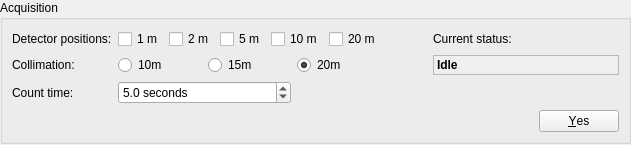
<?xml version="1.0" encoding="UTF-8"?>
<ui version="4.0">
 <class>Form</class>
 <widget class="QWidget" name="Form">
  <property name="geometry">
   <rect>
    <x>0</x>
    <y>0</y>
    <width>631</width>
    <height>145</height>
   </rect>
  </property>
  <property name="sizePolicy">
   <sizepolicy hsizetype="Preferred" vsizetype="Fixed">
    <horstretch>0</horstretch>
    <verstretch>0</verstretch>
   </sizepolicy>
  </property>
  <property name="windowTitle">
   <string>Live data</string>
  </property>
  <layout class="QVBoxLayout" name="verticalLayout">
   <property name="margin">
    <number>0</number>
   </property>
   <item>
    <widget class="QGroupBox" name="groupBox">
     <property name="sizePolicy">
      <sizepolicy hsizetype="Preferred" vsizetype="Fixed">
       <horstretch>0</horstretch>
       <verstretch>0</verstretch>
      </sizepolicy>
     </property>
     <property name="title">
      <string>Acquisition</string>
     </property>
     <layout class="QGridLayout" name="gridLayout">
      <item row="0" column="0">
       <widget class="QLabel" name="label_4">
        <property name="text">
         <string>Detector positions:</string>
        </property>
       </widget>
      </item>
      <item row="1" column="2">
       <widget class="QRadioButton" name="coll15">
        <property name="text">
         <string>15m</string>
        </property>
       </widget>
      </item>
      <item row="1" column="1">
       <widget class="QRadioButton" name="coll10">
        <property name="text">
         <string>10m</string>
        </property>
       </widget>
      </item>
      <item row="1" column="3">
       <widget class="QRadioButton" name="coll20">
        <property name="text">
         <string>20m</string>
        </property>
        <property name="checked">
         <bool>true</bool>
        </property>
       </widget>
      </item>
      <item row="2" column="1" colspan="2">
       <widget class="QDoubleSpinBox" name="ctime">
        <property name="suffix">
         <string> seconds</string>
        </property>
        <property name="decimals">
         <number>1</number>
        </property>
        <property name="maximum">
         <double>100000.000000000000000</double>
        </property>
        <property name="value">
         <double>5.000000000000000</double>
        </property>
       </widget>
      </item>
      <item row="1" column="0">
       <widget class="QLabel" name="label_5">
        <property name="text">
         <string>Collimation:</string>
        </property>
       </widget>
      </item>
      <item row="2" column="0">
       <widget class="QLabel" name="label_2">
        <property name="text">
         <string>Count time:</string>
        </property>
       </widget>
      </item>
      <item row="0" column="5">
       <widget class="QLabel" name="label_3">
        <property name="text">
         <string>Current status:</string>
        </property>
       </widget>
      </item>
      <item row="1" column="5">
       <widget class="QLabel" name="curstatus">
        <property name="sizePolicy">
         <sizepolicy hsizetype="Expanding" vsizetype="Preferred">
          <horstretch>0</horstretch>
          <verstretch>0</verstretch>
         </sizepolicy>
        </property>
        <property name="font">
         <font>
          <bold>true</bold>
         </font>
        </property>
        <property name="autoFillBackground">
         <bool>true</bool>
        </property>
        <property name="frameShape">
         <enum>QFrame::StyledPanel</enum>
        </property>
        <property name="frameShadow">
         <enum>QFrame::Sunken</enum>
        </property>
        <property name="text">
         <string>Idle</string>
        </property>
        <property name="margin">
         <number>3</number>
        </property>
       </widget>
      </item>
      <item row="1" column="4">
       <spacer name="horizontalSpacer">
        <property name="orientation">
         <enum>Qt::Horizontal</enum>
        </property>
        <property name="sizeType">
         <enum>QSizePolicy::Fixed</enum>
        </property>
        <property name="sizeHint" stdset="0">
         <size>
          <width>40</width>
          <height>20</height>
         </size>
        </property>
       </spacer>
      </item>
      <item row="0" column="1" colspan="3">
       <layout class="QHBoxLayout" name="horizontalLayout">
        <item>
         <widget class="QCheckBox" name="dp1m">
          <property name="text">
           <string>1 m</string>
          </property>
          <property name="checked">
           <bool>false</bool>
          </property>
         </widget>
        </item>
        <item>
         <widget class="QCheckBox" name="dp2m">
          <property name="text">
           <string>2 m</string>
          </property>
         </widget>
        </item>
        <item>
         <widget class="QCheckBox" name="dp5m">
          <property name="text">
           <string>5 m</string>
          </property>
         </widget>
        </item>
        <item>
         <widget class="QCheckBox" name="dp10m">
          <property name="text">
           <string>10 m</string>
          </property>
         </widget>
        </item>
        <item>
         <widget class="QCheckBox" name="dp20m">
          <property name="text">
           <string>20 m</string>
          </property>
         </widget>
        </item>
       </layout>
      </item>
      <item row="3" column="0" colspan="6">
       <widget class="QDialogButtonBox" name="buttonBox">
        <property name="standardButtons">
         <set>QDialogButtonBox::Yes</set>
        </property>
       </widget>
      </item>
     </layout>
    </widget>
   </item>
  </layout>
  <action name="actionPrint">
   <property name="icon">
    <iconset resource="../../../resources/nicos-gui.qrc">
     <normaloff>:/print</normaloff>:/print</iconset>
   </property>
   <property name="text">
    <string>&amp;Print...</string>
   </property>
   <property name="shortcut">
    <string>Ctrl+P</string>
   </property>
  </action>
  <action name="actionClose">
   <property name="icon">
    <iconset resource="../../../resources/nicos-gui.qrc">
     <normaloff>:/quit</normaloff>:/quit</iconset>
   </property>
   <property name="text">
    <string>&amp;Close window</string>
   </property>
   <property name="shortcut">
    <string>Ctrl+Q</string>
   </property>
  </action>
  <action name="actionUnzoom">
   <property name="icon">
    <iconset resource="../../../resources/nicos-gui.qrc">
     <normaloff>:/viewfull</normaloff>:/viewfull</iconset>
   </property>
   <property name="text">
    <string>&amp;Unzoom</string>
   </property>
   <property name="shortcut">
    <string>Ctrl+U</string>
   </property>
  </action>
  <action name="actionPDF">
   <property name="icon">
    <iconset resource="../../../resources/nicos-gui.qrc">
     <normaloff>:/save</normaloff>:/save</iconset>
   </property>
   <property name="text">
    <string>&amp;Save as PDF...</string>
   </property>
  </action>
  <action name="actionLogScale">
   <property name="checkable">
    <bool>true</bool>
   </property>
   <property name="text">
    <string>&amp;Logarithmic Y scale</string>
   </property>
   <property name="iconText">
    <string>Log Scale</string>
   </property>
   <property name="shortcut">
    <string>Ctrl+L</string>
   </property>
  </action>
  <action name="actionNormalized">
   <property name="checkable">
    <bool>true</bool>
   </property>
   <property name="text">
    <string>&amp;Normalized</string>
   </property>
   <property name="iconText">
    <string>Normalized</string>
   </property>
   <property name="shortcut">
    <string>Ctrl+N</string>
   </property>
  </action>
  <action name="actionLegend">
   <property name="checkable">
    <bool>true</bool>
   </property>
   <property name="text">
    <string>L&amp;egend</string>
   </property>
  </action>
  <action name="actionResetPlot">
   <property name="text">
    <string>Reset</string>
   </property>
   <property name="shortcut">
    <string>Ctrl+R</string>
   </property>
  </action>
  <action name="actionWriteXml">
   <property name="icon">
    <iconset resource="../../../resources/nicos-gui.qrc">
     <normaloff>:/save</normaloff>:/save</iconset>
   </property>
   <property name="text">
    <string>Save as XML...</string>
   </property>
   <property name="shortcut">
    <string>Ctrl+S</string>
   </property>
  </action>
  <action name="actionSetAsROI">
   <property name="icon">
    <iconset resource="../../../resources/nicos-gui.qrc">
     <normaloff>:/find</normaloff>:/find</iconset>
   </property>
   <property name="text">
    <string>Set as ROI</string>
   </property>
  </action>
  <action name="actionSelectChannels">
   <property name="text">
    <string>Select channels...</string>
   </property>
  </action>
  <action name="actionLoadTOF">
   <property name="text">
    <string>Load TOF...</string>
   </property>
  </action>
  <action name="actionLoadPAD">
   <property name="text">
    <string>Load PAD...</string>
   </property>
   <property name="shortcut">
    <string>Ctrl+O</string>
   </property>
  </action>
  <action name="actionCustomRange">
   <property name="checkable">
    <bool>true</bool>
   </property>
   <property name="text">
    <string>Custom range</string>
   </property>
  </action>
 </widget>
 <tabstops>
  <tabstop>dp1m</tabstop>
  <tabstop>dp2m</tabstop>
  <tabstop>dp5m</tabstop>
  <tabstop>dp10m</tabstop>
  <tabstop>dp20m</tabstop>
  <tabstop>coll10</tabstop>
  <tabstop>coll15</tabstop>
  <tabstop>coll20</tabstop>
  <tabstop>ctime</tabstop>
  <tabstop>buttonBox</tabstop>
 </tabstops>
 <resources>
  <include location="../../../resources/nicos-gui.qrc"/>
 </resources>
 <connections/>
</ui>
